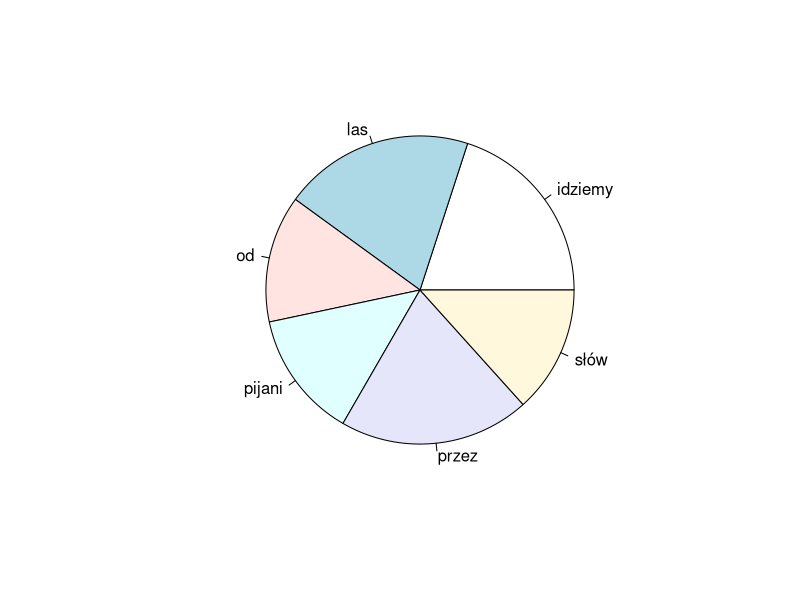
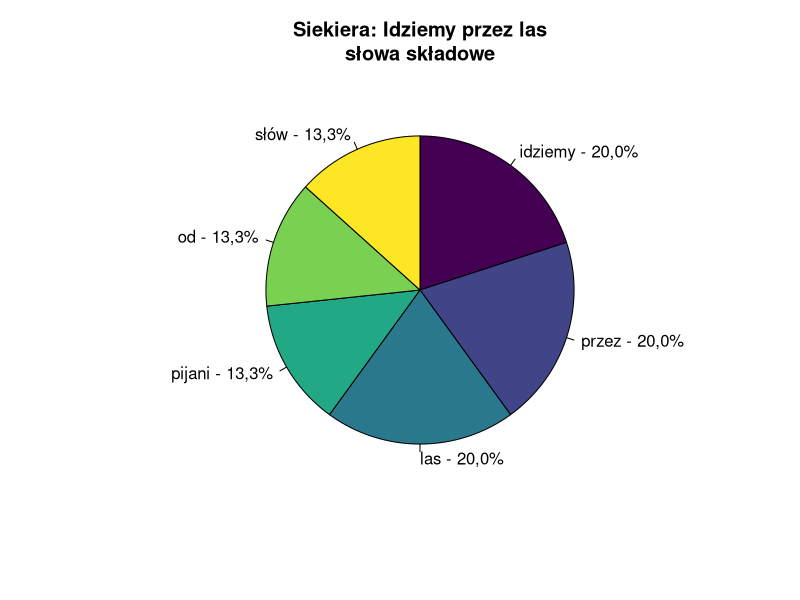

Source code (R) for these figures, in order:
lyr <- "Idziemy przez las
Idziemy przez las
Idziemy przez las
Idziemy przez las
Pijani od słów
Pijani od słów
Pijani od słów
Pijani od słów
Idziemy przez las
Idziemy przez las
Idziemy przez las
Idziemy przez las
Pijani od słów
Pijani od słów
Pijani od słów
Pijani od słów
Idziemy przez las
Idziemy przez las
Idziemy przez las
Idziemy przez las
Idziemy przez las
Idziemy przez las
Idziemy przez las
Idziemy przez las
Pijani od słów
Pijani od słów
Pijani od słów
Pijani od słów
Idziemy przez las
Idziemy przez las
Idziemy przez las
Idziemy przez las
Pijani od słów
Pijani od słów
Pijani od słów
Pijani od słów
Idziemy przez las
Idziemy przez las
Idziemy przez las
Idziemy przez las
Idziemy przez las
Idziemy przez las
Idziemy przez las
Idziemy przez las
Pijani od słów
Pijani od słów
Pijani od słów
Pijani od słów
Idziemy przez las
Idziemy przez las
Idziemy przez las
Idziemy przez las
Pijani od słów
Pijani od słów
Pijani od słów
Pijani od słów
Idziemy przez las
Idziemy przez las
Idziemy przez las
Idziemy przez las"

words <- tolower(unlist(stringr::str_split(lyr, "[[:space:][:punct:]]+")))
words
pie(table(words))

mainwords <- c("idziemy", "przez", "las", "pijani", "od", "słów")
words2<- words
words2[!(words %in% mainwords)]<-"inne słowa"
# words_levels <-c(mainwords, "inne słowa")
words_levels <-c(mainwords)
words3<-factor(words2, level = words_levels)
pie(table(words3), 
    clockwise=TRUE, 
    col=viridis::viridis(length(words_levels)), 
    #    main="Lyrical composition\nof Let It Be", 
    # main="Występowanie poszczególnych słów\n w Let It Be zespołu The Beatles" 
    main='Siekiera: Idziemy przez las\nsłowa składowe', 
    labels=paste(levels(words3),'-', paste0(format(round(table(words3)/sum(table(words3))*100,1), decimal.mark = ','),'%')))


# library(ggplot2)
# ggplot(data = as.data.frame(table(words3)), aes(x="", y=Freq, fill=words3)) + 
#   geom_bar(width = 1, stat = "identity", color = "white") +
#   coord_polar("y", start = 0)


